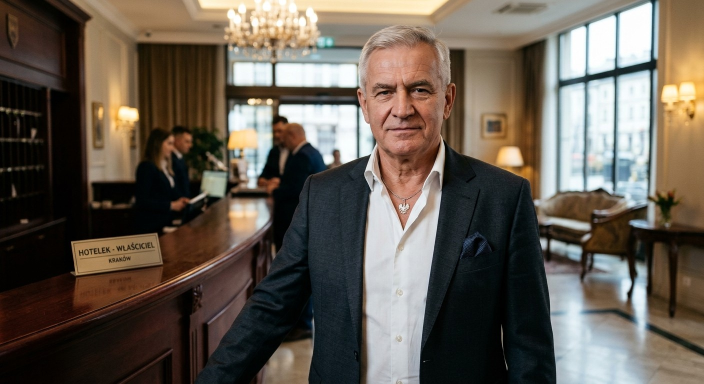
#> input picture content/cases/zawierzbie/art/src/p01.jpg, 1408 x 768 px (shown at 1/2 size)
$ python portraits.py
#> lines starting #> are read from the running program, lines starting #| are printed output that depends on the picture
#!/usr/bin/env python3
"""
Przygotowuje portrety postaci z obrazów źródłowych (art/src/pNN.jpg) do assets/ (kwadrat 512×512).
Uruchom: python3 content/cases/zawierzbie/art/portraits.py   (wymaga Pillow)

Kadr obejmuje głowę i ramiona; plakietka na ladzie recepcji zostaje poza kadrem.
"""
from pathlib import Path

from PIL import Image

HERE = Path(__file__).resolve().parent
SRC = HERE / "src"
OUT = HERE.parent / "assets"
SIZE = 512

# plik: (środek kadru x, górna krawędź y, bok kwadratu) w pikselach obrazu źródłowego
CROPS = {
    "p01.jpg": (810, 35, 430),  # Wiktor Ostrowski
    "p02.jpg": (840, 35, 430),  # Marta Ostrowska
    "p03.jpg": (875, 35, 430),  # Paweł Ostrowski
    "p04.jpg": (815, 35, 430),  # Joanna Kret
    "p05.jpg": (775, 35, 430),  # dr Tomasz Lisiecki
    "p06.jpg": (785, 35, 430),  # Krzysztof Bąk
    "p07.jpg": (765, 40, 430),  # Agnieszka Wrona
    "p08.jpg": (770, 45, 430),  # Teresa Lis (identyfikator z innym imieniem poza kadrem)
    "p09.jpg": (785, 45, 430),  # Halina Gajda
    "p10.jpg": (800, 75, 430),  # Zenon Mazur
    "p11.jpg": (785, 35, 430),  # Ewa Dziedzic
    "p12.jpg": (780, 35, 430),  # Marian Kołek
}


def build():
    for name, (cx, top, side) in CROPS.items():
        src = SRC / name
        if not src.exists():
            continue
        img = Image.open(src).convert("RGB")
#> img is the input picture: PIL image 1408x768 RGB; mean R, G, B 100.9, 91.9, 81.6
        box = (cx - side // 2, top, cx + side // 2, top + side)
        img.crop(box).resize((SIZE, SIZE), Image.LANCZOS).save(OUT / name, quality=88, optimize=True, progressive=True)
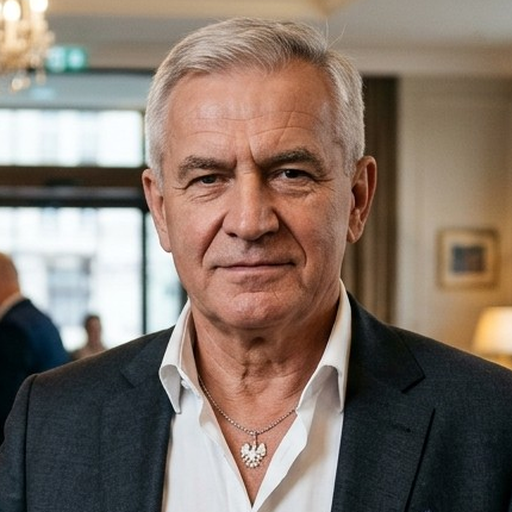
#> saved as p01.jpg: PIL image 512x512 RGB; mean R, G, B 131.4, 116.3, 105.6
#> pass 2 of the loop in build, `for name, (cx, top, side) in CROPS.items():`:
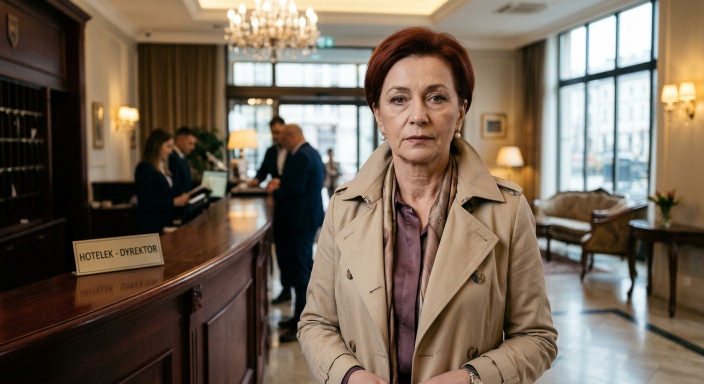
#> input picture content/cases/zawierzbie/art/src/p02.jpg, 1408 x 768 px (shown at 1/2 size)
#> in build, img is the input picture: PIL image 1408x768 RGB; mean R, G, B 116.6, 101.7, 86.8
#> in build, `img.crop(box).resize((SIZE, SIZE), Image.LANCZOS).save(OUT / name, qua..`:
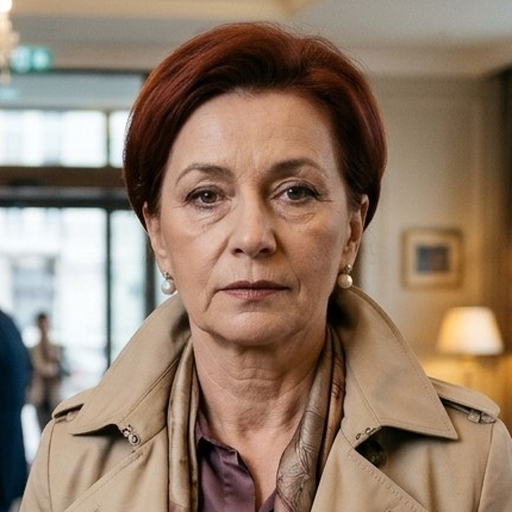
#> saved as p02.jpg: PIL image 512x512 RGB; mean R, G, B 146.1, 124.1, 106
#> pass 3 of the loop in build, `for name, (cx, top, side) in CROPS.items():`:
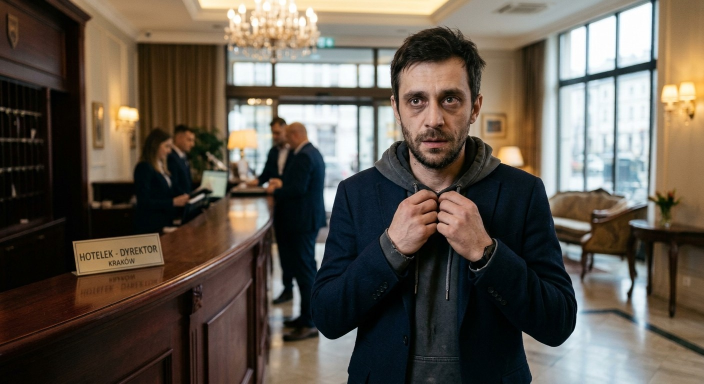
#> input picture content/cases/zawierzbie/art/src/p03.jpg, 1408 x 768 px (shown at 1/2 size)
#> in build, img is the input picture: PIL image 1408x768 RGB; mean R, G, B 97, 88.1, 77.6
#> in build, `img.crop(box).resize((SIZE, SIZE), Image.LANCZOS).save(OUT / name, qua..`:
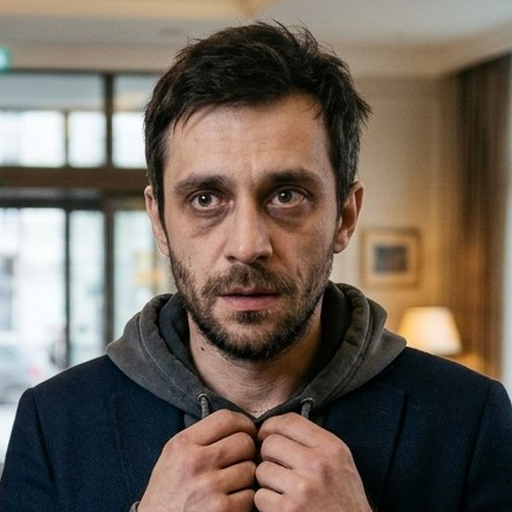
#> saved as p03.jpg: PIL image 512x512 RGB; mean R, G, B 112.2, 100.4, 89.7
#> the loop made 12 passes; the first 3 are shown


if __name__ == "__main__":
    build()
    print("Zapisano:", ", ".join(sorted(p.name for p in OUT.glob("p*.jpg"))))
